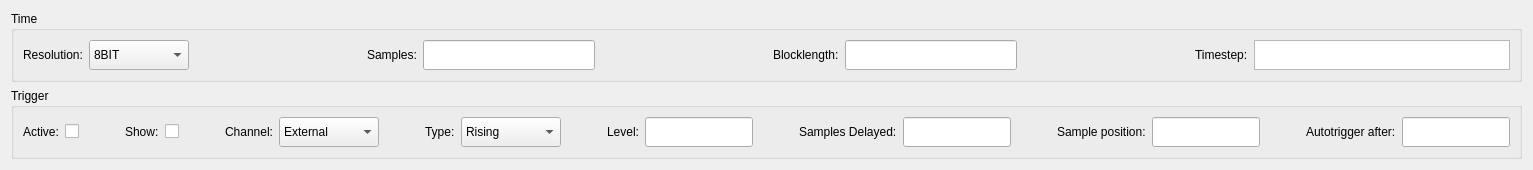
          <widget class="QWidget" name="TimeSettings">
           <property name="sizePolicy">
            <sizepolicy hsizetype="Expanding" vsizetype="Expanding">
             <horstretch>0</horstretch>
             <verstretch>0</verstretch>
            </sizepolicy>
           </property>
           <attribute name="title">
            <string>Time</string>
           </attribute>
           <layout class="QGridLayout" name="gridLayout_13">
            <item row="0" column="0">
             <widget class="QGroupBox" name="Time">
              <property name="sizePolicy">
               <sizepolicy hsizetype="Minimum" vsizetype="Preferred">
                <horstretch>0</horstretch>
                <verstretch>0</verstretch>
               </sizepolicy>
              </property>
              <property name="title">
               <string>Time</string>
              </property>
              <layout class="QGridLayout" name="gridLayout_11">
               <item row="1" column="10">
                <widget class="QTextBrowser" name="Timestep">
                 <property name="sizePolicy">
                  <sizepolicy hsizetype="Expanding" vsizetype="Fixed">
                   <horstretch>0</horstretch>
                   <verstretch>0</verstretch>
                  </sizepolicy>
                 </property>
                 <property name="maximumSize">
                  <size>
                   <width>16777215</width>
                   <height>30</height>
                  </size>
                 </property>
                </widget>
               </item>
               <item row="1" column="6">
                <widget class="QLabel" name="BlocklengthL">
                 <property name="text">
                  <string>Blocklength:</string>
                 </property>
                </widget>
               </item>
               <item row="1" column="7">
                <widget class="QLineEdit" name="Blocklength">
                 <property name="maximumSize">
                  <size>
                   <width>16777215</width>
                   <height>30</height>
                  </size>
                 </property>
                 <property name="text">
                  <string/>
                 </property>
                </widget>
               </item>
               <item row="1" column="0">
                <widget class="QLabel" name="ResolutionL">
                 <property name="text">
                  <string>Resolution:</string>
                 </property>
                </widget>
               </item>
               <item row="1" column="5">
                <spacer name="horizontalSpacer_25">
                 <property name="orientation">
                  <enum>Qt::Horizontal</enum>
                 </property>
                 <property name="sizeHint" stdset="0">
                  <size>
                   <width>40</width>
                   <height>20</height>
                  </size>
                 </property>
                </spacer>
               </item>
               <item row="1" column="4">
                <widget class="QLineEdit" name="Samples">
                 <property name="maximumSize">
                  <size>
                   <width>16777215</width>
                   <height>30</height>
                  </size>
                 </property>
                 <property name="text">
                  <string/>
                 </property>
                </widget>
               </item>
               <item row="1" column="3">
                <widget class="QLabel" name="SamplesL">
                 <property name="text">
                  <string>Samples:</string>
                 </property>
                </widget>
               </item>
               <item row="1" column="1">
                <widget class="QComboBox" name="Resolution">
                 <property name="minimumSize">
                  <size>
                   <width>100</width>
                   <height>0</height>
                  </size>
                 </property>
                 <property name="maximumSize">
                  <size>
                   <width>100</width>
                   <height>30</height>
                  </size>
                 </property>
                 <item>
                  <property name="text">
                   <string>8BIT</string>
                  </property>
                 </item>
                 <item>
                  <property name="text">
                   <string>12BIT</string>
                  </property>
                 </item>
                 <item>
                  <property name="text">
                   <string>14BIT</string>
                  </property>
                 </item>
                 <item>
                  <property name="text">
                   <string>15BIT</string>
                  </property>
                 </item>
                 <item>
                  <property name="text">
                   <string>16BIT</string>
                  </property>
                 </item>
                </widget>
               </item>
               <item row="1" column="2">
                <spacer name="horizontalSpacer_2">
                 <property name="orientation">
                  <enum>Qt::Horizontal</enum>
                 </property>
                 <property name="sizeHint" stdset="0">
                  <size>
                   <width>40</width>
                   <height>20</height>
                  </size>
                 </property>
                </spacer>
               </item>
               <item row="1" column="8">
                <spacer name="horizontalSpacer_23">
                 <property name="orientation">
                  <enum>Qt::Horizontal</enum>
                 </property>
                 <property name="sizeHint" stdset="0">
                  <size>
                   <width>40</width>
                   <height>20</height>
                  </size>
                 </property>
                </spacer>
               </item>
               <item row="1" column="9">
                <widget class="QLabel" name="TimestepL">
                 <property name="text">
                  <string>Timestep:</string>
                 </property>
                </widget>
               </item>
              </layout>
             </widget>
            </item>
            <item row="1" column="0">
             <widget class="QGroupBox" name="Trigger">
              <property name="sizePolicy">
               <sizepolicy hsizetype="Minimum" vsizetype="Preferred">
                <horstretch>0</horstretch>
                <verstretch>0</verstretch>
               </sizepolicy>
              </property>
              <property name="title">
               <string>Trigger</string>
              </property>
              <layout class="QGridLayout" name="gridLayout_12">
               <item row="1" column="6">
                <widget class="QLabel" name="TAtiveL_2">
                 <property name="text">
                  <string>Show:</string>
                 </property>
                </widget>
               </item>
               <item row="1" column="7">
                <widget class="QCheckBox" name="TShow">
                 <property name="text">
                  <string/>
                 </property>
                </widget>
               </item>
               <item row="1" column="14">
                <spacer name="horizontalSpacer_4">
                 <property name="orientation">
                  <enum>Qt::Horizontal</enum>
                 </property>
                 <property name="sizeHint" stdset="0">
                  <size>
                   <width>40</width>
                   <height>20</height>
                  </size>
                 </property>
                </spacer>
               </item>
               <item row="1" column="12">
                <widget class="QLabel" name="TChannelL_2">
                 <property name="text">
                  <string>Type:</string>
                 </property>
                </widget>
               </item>
               <item row="1" column="19">
                <widget class="QLineEdit" name="TDelay">
                 <property name="maximumSize">
                  <size>
                   <width>16777215</width>
                   <height>30</height>
                  </size>
                 </property>
                 <property name="text">
                  <string/>
                 </property>
                </widget>
               </item>
               <item row="1" column="16">
                <widget class="QLineEdit" name="TLevel">
                 <property name="maximumSize">
                  <size>
                   <width>16777215</width>
                   <height>30</height>
                  </size>
                 </property>
                 <property name="text">
                  <string/>
                 </property>
                </widget>
               </item>
               <item row="1" column="22">
                <widget class="QLineEdit" name="TPosition">
                 <property name="maximumSize">
                  <size>
                   <width>16777215</width>
                   <height>30</height>
                  </size>
                 </property>
                 <property name="text">
                  <string/>
                 </property>
                </widget>
               </item>
               <item row="1" column="21">
                <widget class="QLabel" name="TSampleInWindowL">
                 <property name="text">
                  <string>Sample position:</string>
                 </property>
                </widget>
               </item>
               <item row="1" column="17">
                <spacer name="horizontalSpacer_28">
                 <property name="orientation">
                  <enum>Qt::Horizontal</enum>
                 </property>
                 <property name="sizeHint" stdset="0">
                  <size>
                   <width>40</width>
                   <height>20</height>
                  </size>
                 </property>
                </spacer>
               </item>
               <item row="1" column="3">
                <widget class="QLabel" name="TAtiveL">
                 <property name="text">
                  <string>Active:</string>
                 </property>
                </widget>
               </item>
               <item row="1" column="10">
                <widget class="QComboBox" name="TChannel">
                 <property name="minimumSize">
                  <size>
                   <width>100</width>
                   <height>30</height>
                  </size>
                 </property>
                 <property name="maximumSize">
                  <size>
                   <width>100</width>
                   <height>30</height>
                  </size>
                 </property>
                 <item>
                  <property name="text">
                   <string>External</string>
                  </property>
                 </item>
                 <item>
                  <property name="text">
                   <string>A</string>
                  </property>
                 </item>
                 <item>
                  <property name="text">
                   <string>B</string>
                  </property>
                 </item>
                 <item>
                  <property name="text">
                   <string>C</string>
                  </property>
                 </item>
                 <item>
                  <property name="text">
                   <string>D</string>
                  </property>
                 </item>
                </widget>
               </item>
               <item row="1" column="11">
                <spacer name="horizontalSpacer_24">
                 <property name="orientation">
                  <enum>Qt::Horizontal</enum>
                 </property>
                 <property name="sizeHint" stdset="0">
                  <size>
                   <width>40</width>
                   <height>20</height>
                  </size>
                 </property>
                </spacer>
               </item>
               <item row="1" column="18">
                <widget class="QLabel" name="TSamplesDelayedL">
                 <property name="text">
                  <string>Samples Delayed:</string>
                 </property>
                </widget>
               </item>
               <item row="1" column="23">
                <spacer name="horizontalSpacer_3">
                 <property name="orientation">
                  <enum>Qt::Horizontal</enum>
                 </property>
                 <property name="sizeHint" stdset="0">
                  <size>
                   <width>40</width>
                   <height>20</height>
                  </size>
                 </property>
                </spacer>
               </item>
               <item row="1" column="8">
                <spacer name="horizontalSpacer_5">
                 <property name="orientation">
                  <enum>Qt::Horizontal</enum>
                 </property>
                 <property name="sizeHint" stdset="0">
                  <size>
                   <width>40</width>
                   <height>20</height>
                  </size>
                 </property>
                </spacer>
               </item>
               <item row="1" column="15">
                <widget class="QLabel" name="TLevelL">
                 <property name="text">
                  <string>Level:</string>
                 </property>
                </widget>
               </item>
               <item row="1" column="13">
                <widget class="QComboBox" name="TType">
                 <property name="minimumSize">
                  <size>
                   <width>100</width>
                   <height>0</height>
                  </size>
                 </property>
                 <property name="maximumSize">
                  <size>
                   <width>100</width>
                   <height>30</height>
                  </size>
                 </property>
                 <item>
                  <property name="text">
                   <string>Rising</string>
                  </property>
                 </item>
                 <item>
                  <property name="text">
                   <string>Falling</string>
                  </property>
                 </item>
                </widget>
               </item>
               <item row="1" column="4">
                <widget class="QCheckBox" name="TActive">
                 <property name="text">
                  <string/>
                 </property>
                </widget>
               </item>
               <item row="1" column="20">
                <spacer name="horizontalSpacer_29">
                 <property name="orientation">
                  <enum>Qt::Horizontal</enum>
                 </property>
                 <property name="sizeHint" stdset="0">
                  <size>
                   <width>40</width>
                   <height>20</height>
                  </size>
                 </property>
                </spacer>
               </item>
               <item row="1" column="24">
                <widget class="QLabel" name="AutotriggerL">
                 <property name="text">
                  <string>Autotrigger after:</string>
                 </property>
                </widget>
               </item>
               <item row="1" column="9">
                <widget class="QLabel" name="TChannelL">
                 <property name="text">
                  <string>Channel:</string>
                 </property>
                </widget>
               </item>
               <item row="1" column="25">
                <widget class="QLineEdit" name="Autotrigger">
                 <property name="maximumSize">
                  <size>
                   <width>16777215</width>
                   <height>30</height>
                  </size>
                 </property>
                </widget>
               </item>
               <item row="1" column="5">
                <spacer name="horizontalSpacer_43">
                 <property name="orientation">
                  <enum>Qt::Horizontal</enum>
                 </property>
                 <property name="sizeHint" stdset="0">
                  <size>
                   <width>40</width>
                   <height>20</height>
                  </size>
                 </property>
                </spacer>
               </item>
              </layout>
             </widget>
            </item>
           </layout>
          </widget>
